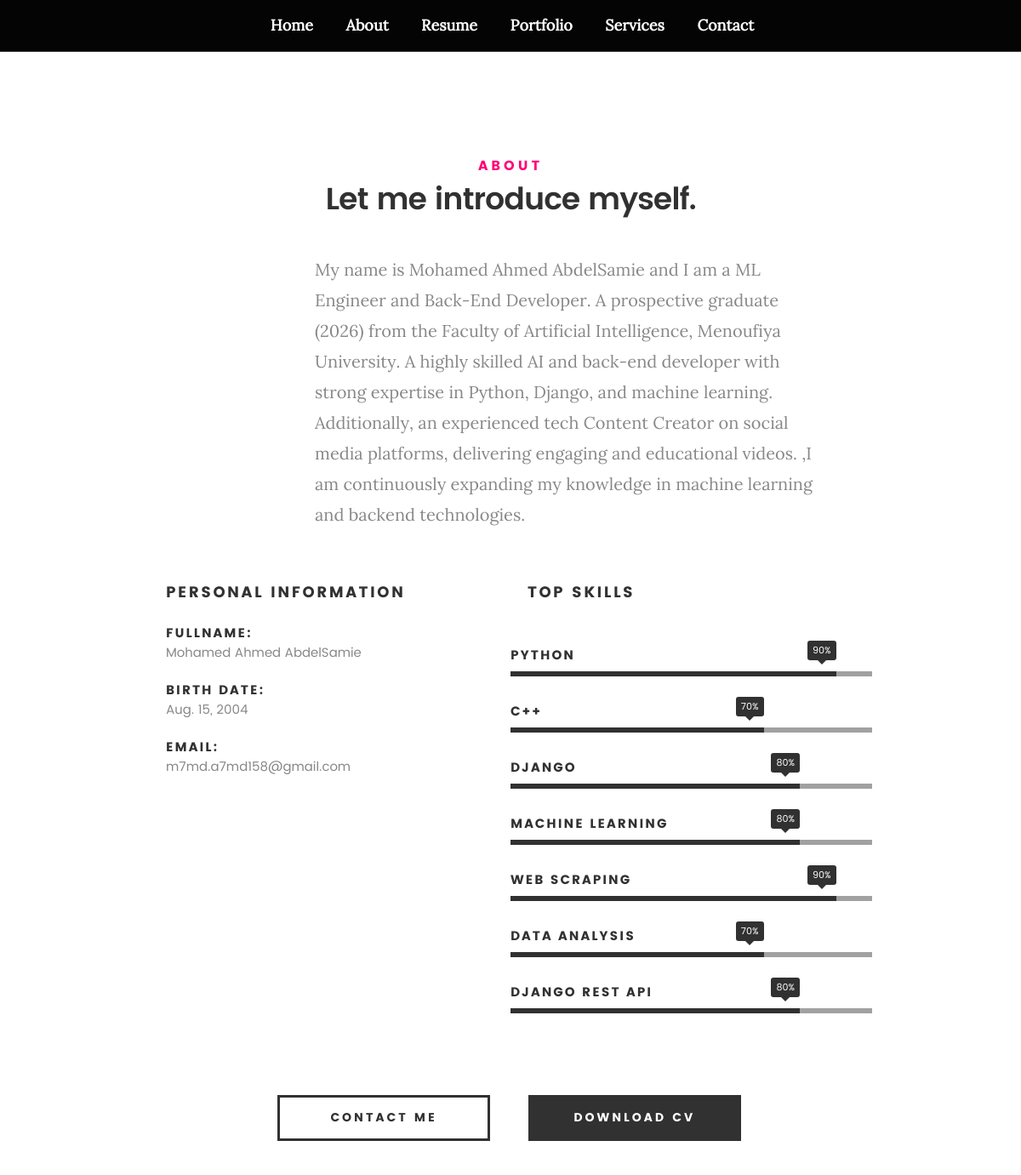
The page /about/ on the database its author committed.
### about/models.py (models this page shows, shortened)
class Profile(models.Model):
    user = models.OneToOneField(User, on_delete=models.CASCADE )
    first_name = models.CharField(max_length=50)
    last_name = models.CharField(max_length=50)
    nickname = models.CharField(max_length=50)
    birth_date = models.DateField()
    website  = models.URLField(max_length=300)
    email = models.EmailField()
    cv = models.FileField(upload_to='media/', null=True, blank=True)

class Skills(models.Model):
    name = models.CharField(max_length=50)
    percentage = models.IntegerField(default=0)

### about/views.py (the view)
# urls.py: path('', views.about_view, name='about'),
def about_view(request):
    skills  = Skills.objects.all()
    profiles = Profile.objects.all()
    '''
    context= {
        "variable name in template": "variable name in view"
    }
    '''
    return render(request,"about/about.html",context={ 'skills' : skills , 'profiles' : profiles})

### about/templates/about/about.html
{% extends "base.html" %}
{% block body %}
   <section id="about">
   	<div class="row section-intro">
   		<div class="col-twelve">
   			<h5>About</h5>
   			<h1>Let me introduce myself.</h1>
   			<div class="intro-info">
   				<p class="lead">My name is Mohamed Ahmed AbdelSamie and I am a ML Engineer and Back-End Developer.
					A prospective graduate (2026) from the Faculty of Artificial Intelligence, Menoufiya University.
					A highly skilled AI and back-end developer with strong expertise in Python, Django, and machine learning.
					Additionally, an experienced tech Content Creator on social media platforms, delivering engaging and educational videos.
					,I am continuously expanding my knowledge in machine learning and backend technologies.</p>
   			</div>
   		</div>
   	</div>
   	<div class="row about-content">
   		<div class="col-six tab-full">
   			<h3>Personal Information</h3>
   			<ul class="info-list">
				{% for profile in profiles %}
					<li>
						<strong>Fullname:</strong>
						<span>{{profile.first_name}} {{profile.last_name}}</span>
					</li>
					<li>
						<strong>Birth Date:</strong>
						<span>{{profile.birth_date}}</span>
					</li>
					<li>
						<strong>Email:</strong>
						<span>{{profile.email}}</span>
					</li>
					{% empty %}
						<li>No skills available.</li>
				{% endfor %}
   			</ul>
   		</div>
   		<div class="col-six tab-full">
   			<h3>Top Skills</h3>
			   <div class="row">
					<ul class="skill-bars">
					{% for skill in skills %}
						<li>
							<div class="progress percent{{ skill.percentage }}"><span>{{ skill.percentage }}%</span></div>
							<strong>{{ skill.name }}</strong>
						</li>
					{% empty %}
						<li>No skills available.</li>
					{% endfor %}
					</ul>
				</div>
   		</div>
   	</div>
   	<div class="row button-section">
   		<div class="col-twelve">
   			<a href="{% url 'contact:contact' %}" title="Hire Me" class="button stroke smoothscroll">Contact Me</a>
   			<a href="https://drive.google.com/drive/folders/1naNz44nEZjLSVSJ_JEoGSXv21myl95Wg" title="Download CV" class="button button-primary">Download CV</a>
   		</div>
   	</div>
   </section>
   {% endblock body %}

### static/css/base.css (style rules this page uses)
html { font-family: sans-serif; -ms-text-size-adjust: 100%; -webkit-text-size-adjust: 100%; }
body { margin: 0; }
article, aside, details, figcaption, figure, footer, header, hgroup, main, menu, nav, section, summary { display: block; }
a { background: transparent; }
b, strong { font-weight: bold; }
h1 { font-size: 2em; margin: 0.67em 0; }
html { font-size: 62.5%; box-sizing: border-box; }
*, *::before, *::after { box-sizing: inherit; }
body { font-weight: normal; line-height: 1; text-rendering: optimizeLegibility; word-wrap: break-word; -webkit-overflow-scrolling: touch; -webkit-text-size-adjust: none; }
body, input, button { -moz-osx-font-smoothing: grayscale; -webkit-font-smoothing: antialiased; }
div, dl, dt, dd, ul, ol, li, h1, h2, h3, h4, h5, h6, pre, form, p, blockquote, th, td { margin: 0; padding: 0; }
h1, h2, h3, h4, h5, h6 { -webkit-font-variant-ligatures: common-ligatures; -moz-font-variant-ligatures: common-ligatures; font-variant-ligatures: common-ligatures; text-rendering: optimizeLegibility; }
strong, b { font-weight: bold; line-height: inherit; }
ol, ul { list-style: none; }
li { display: block; }
a { text-decoration: none; line-height: inherit; }
.row { width: 94%; max-width: 1140px; margin: 0 auto; }
.row:before, .row:after { content: ""; display: table; }
.row:after { clear: both; }
.row .row { width: auto; max-width: none; margin-left: -20px; margin-right: -20px; }
[class*="col-"], .bgrid { float: left; }
[class*="col-"] { padding: 0 20px; }
.col-six, .col-1-2 { width: 50%; }
.col-twelve, .col-full { width: 100%; }

### templates/base.html (style rules this page uses)
body { padding-top: 60px; }

### rows shown on the page
Profile: first_name "Mohamed", last_name "Ahmed AbdelSamie", birth_date "Aug. 15, 2004", email "m7md.a7md158@gmail.com"
Skills: percentage "90", name "PYTHON"
Skills: percentage "70", name "C++"
Skills: percentage "80", name "DJANGO"
Skills: percentage "80", name "MACHINE LEARNING"
Skills: percentage "90", name "WEB SCRAPING"
Skills: percentage "70", name "DATA ANALYSIS"
Skills: percentage "80", name "DJANGO REST API"
